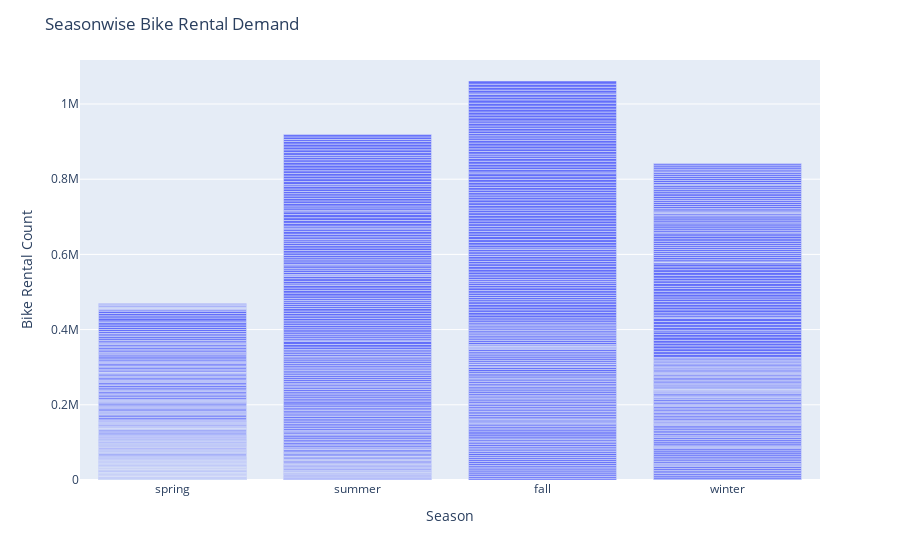

This figure's notebook cell:
### Code cell
display_bar_plot(
    data=bike,
    x="season",
    y="cnt",
    title_text="Seasonwise Bike Rental Demand",
    xaxis_title_text="Season",
    yaxis_title_text="Bike Rental Count",
)

### Figure 1 — Plotly figure (JSON) as saved in the notebook; plotly's stock layout.template omitted (floating-point values rounded to 4 significant figures; data arrays with more than 128 entries replaced by an {"elided": "..."} marker saying what was removed)
{"data": [{"alignmentgroup": "True", "hovertemplate": "season=%{x}<br>cnt=%{y}<extra></extra>", "legendgroup": "", "marker": {"color": "#636efa", "pattern": {"shape": ""}}, "name": "", "offsetgroup": "", "orientation": "v", "showlegend": false, "textposition": "auto", "type": "bar", "x": {"elided": "730 str values"}, "xaxis": "x", "y": {"elided": "730 int values"}, "yaxis": "y"}], "layout": {"barmode": "relative", "legend": {"tracegroupgap": 0}, "margin": {"t": 60}, "title": {"text": "Seasonwise Bike Rental Demand"}, "xaxis": {"anchor": "y", "domain": [0, 1], "title": {"text": "Season"}}, "yaxis": {"anchor": "x", "domain": [0, 1], "title": {"text": "Bike Rental Count"}}}}
